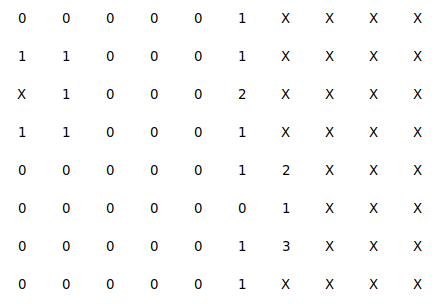
#> input picture matrix_screenshot.png, 440 x 304 px
$ python text.py
#> lines starting #> are read from the running program, lines starting #| are printed output that depends on the picture; after the words box and inside, x2 and y2 are one past the last pixel; in counts of white or black regions, pixels touching at a corner belong together
import cv2
import pytesseract

# Load the image
image_path = 'matrix_screenshot.png'
image = cv2.imread(image_path)
#> image is the input picture: shape (304, 440, 3); mean B, G, R 250.9, 250.9, 250.9

# Convert the image to grayscale
gray_image = cv2.cvtColor(image, cv2.COLOR_BGR2GRAY)
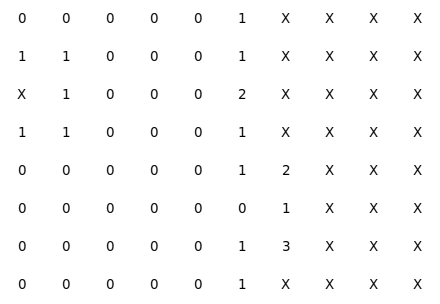
#> gray_image: shape (304, 440); min 0, max 255, mean 250.9

# Apply Gaussian blur to reduce noise and improve OCR accuracy
blurred_image = cv2.GaussianBlur(gray_image, (5, 5), 0)
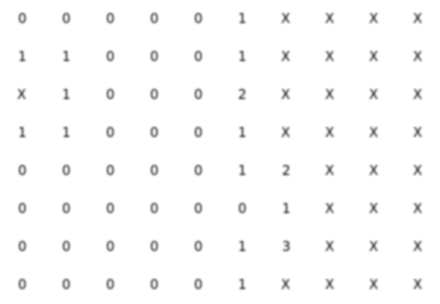
#> blurred_image: shape (304, 440); min 90, max 255, mean 250.9

# Use adaptive thresholding to convert the image to binary
threshold_img = cv2.adaptiveThreshold(
    blurred_image, 255, cv2.ADAPTIVE_THRESH_GAUSSIAN_C,
    cv2.THRESH_BINARY, 11, 2
)
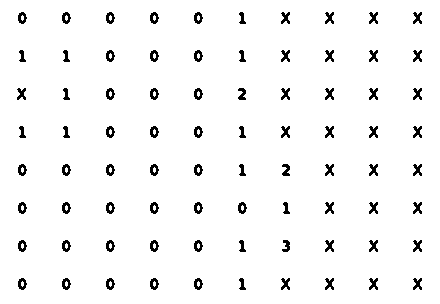
#> threshold_img: shape (304, 440); 96.1% white; black in thin lines or dots, all inside (x1, y1, x2, y2) = (17, 12, 422, 290)

# Perform OCR (text recognition) using Tesseract
custom_config = r'--oem 3'  # Use OCR Engine Mode 3 (both standard and LSTM OCR)
#> (the run stopped early here; a loop or call above may not have finished)
